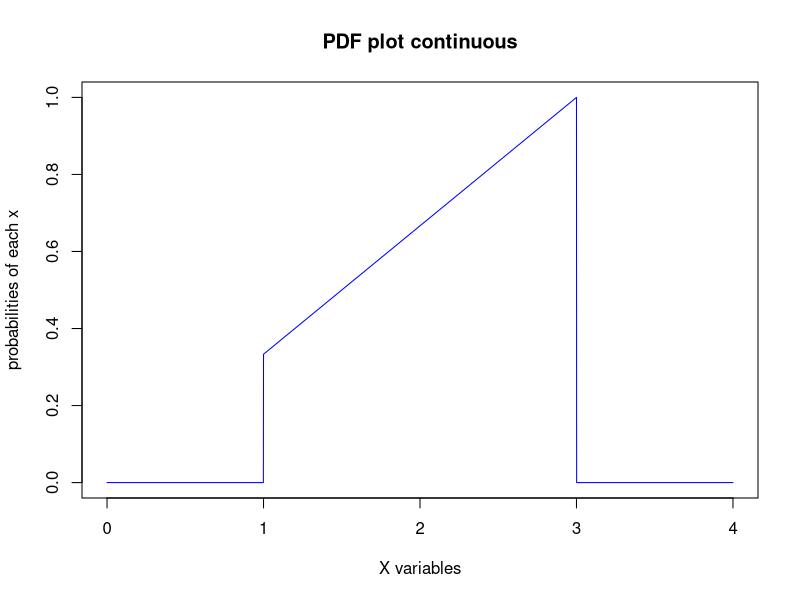

Generate this figure with R:
## ---- chunk 1
knitr::opts_chunk$set(echo = TRUE)
## ---- chunk 2
pdf_cont_function <- function(xrange, fun){
  lower <- c(min(xrange)-1)
  lower_li <- c(min(xrange)-0.001)
  upper_li <- c(max(xrange)+0.001)
  upper <- c(max(xrange)+1)
  xrange_ext <- as.matrix((c(lower,lower_li, xrange, upper_li,  upper) ))
# empty data frame
  table <- data.frame(matrix(nrow = dim(xrange_ext)[1] , ncol = 2))

  for (i in 1:dim(xrange_ext)[1]){
    table[i,1] = t(xrange_ext)[i]

    table[i,2] = fun*xrange_ext[i,1]
    table[1,2] <- 0
    table[2,2] <- 0 
    table[dim(xrange_ext)[1]-1,2] <- 0
    table[dim(xrange_ext)[1],2] <- 0
  }
  plot(table[,1], table[,2], type='l', col="blue", main="PDF plot continuous", xlab="X variables", ylab="probabilities of each x") 
} 
## ---- chunk 3
xrange <- 1:3
fun <- (1/3)
pdf_cont_function(1:3, (1/3))
